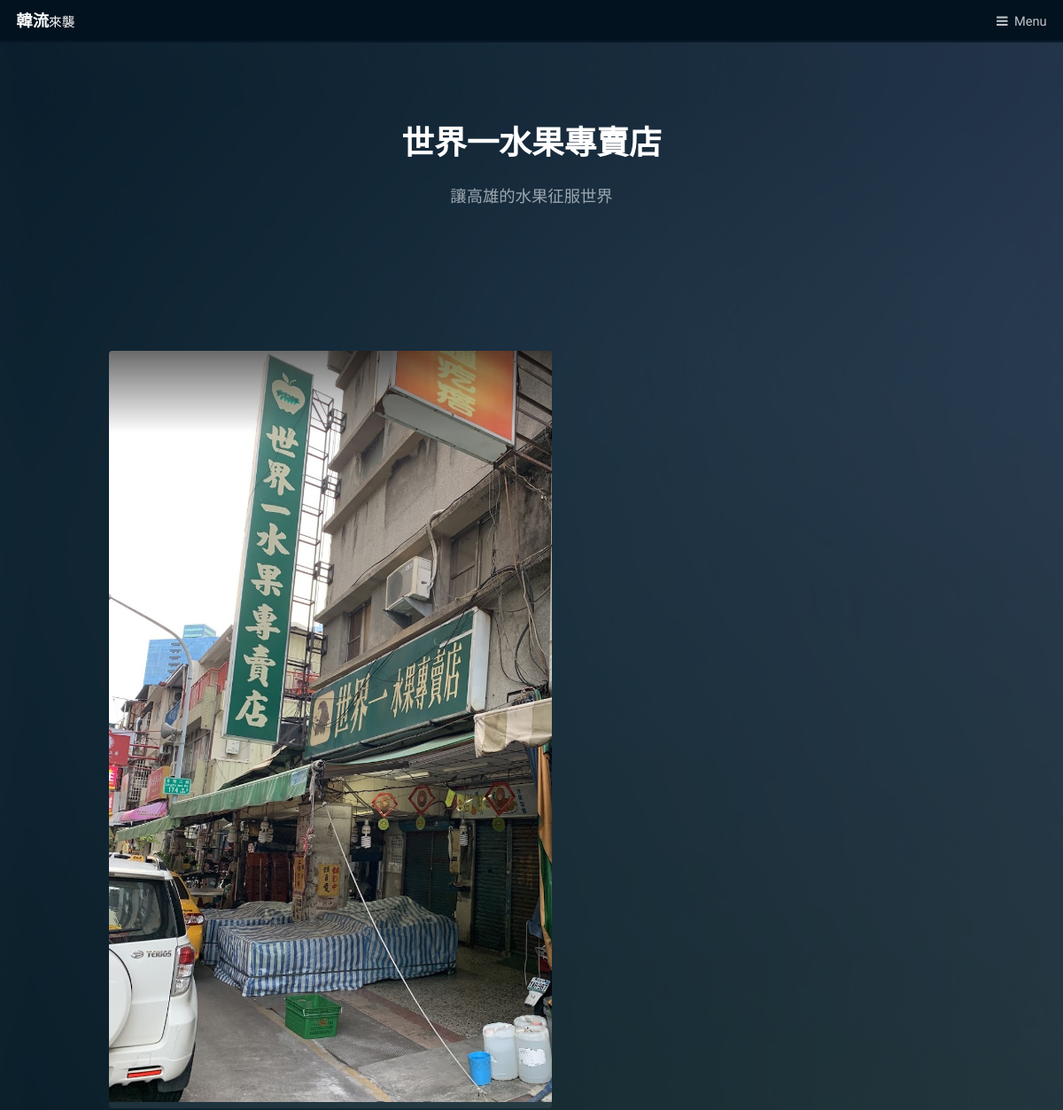
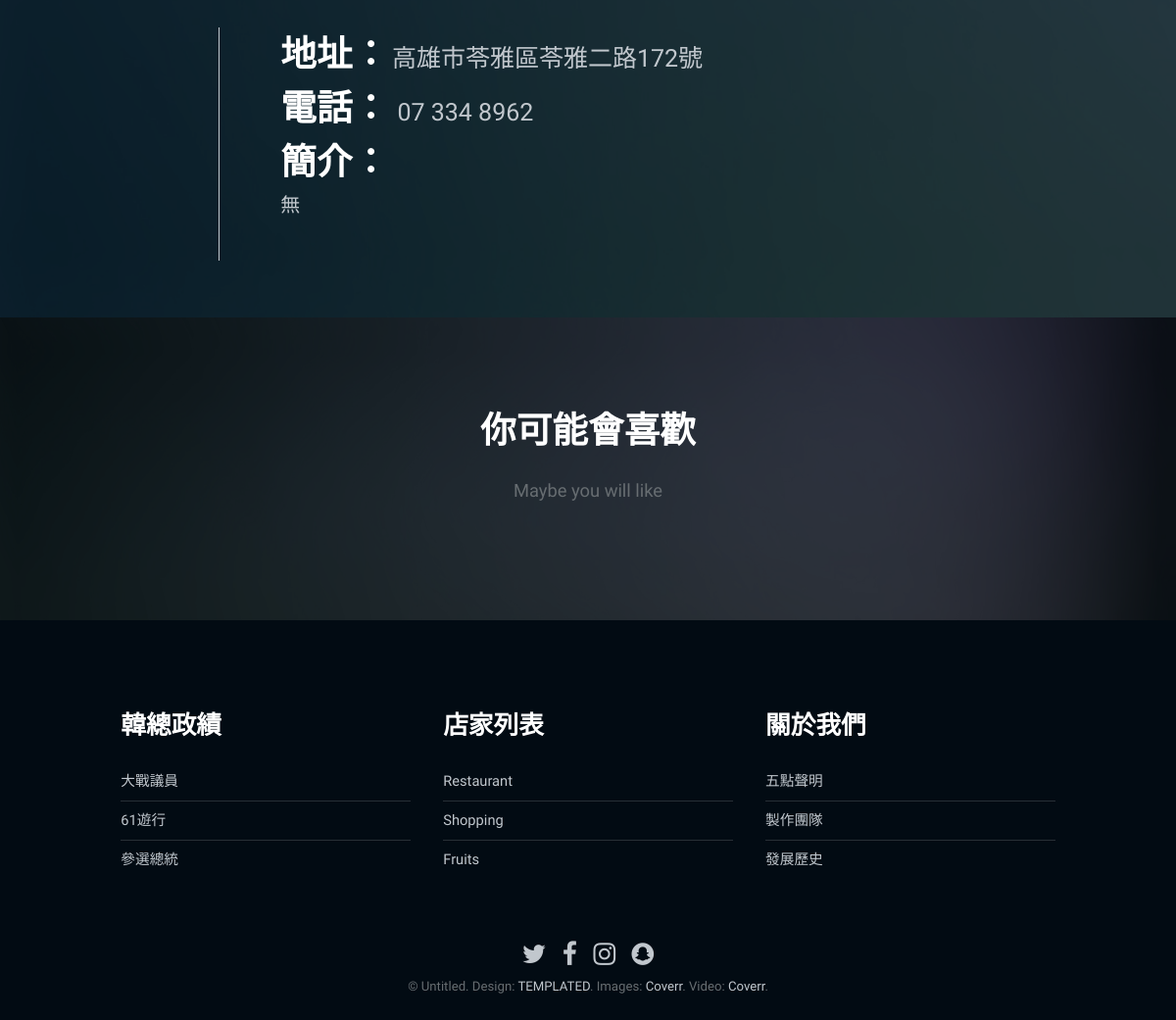
/index/shops/2/, run on the app's committed database (2 pictures, top to bottom).
### index/models.py (models this page shows, shortened)
class Store(models.Model):
    store_name = models.CharField(max_length=100)
    store_introduction=models.TextField(default='')
    store_image=models.ImageField(upload_to='images',null=True,blank=True,width_field="store_image_width", height_field="store_image_height")
    store_image_width = models.IntegerField(default=0)
    store_image_height = models.IntegerField(default=0)
    store_address = models.TextField(default='')
    store_phone= models.CharField(max_length=13)
    store_opening_time = models.TextField(default='')
    introduction_createtime=models.DateTimeField('date published')
    account = models.ForeignKey(Users,on_delete=models.CASCADE)
    class Meta:
        ordering=['-introduction_createtime']

### index/views.py (the view)
# urls.py: url(r'^shops/(?P<pk>[0-9]+)/$',views.StoreView.as_view(),name='store'),
class StoreView(generic.DetailView):
    model=Store
    template_name ='final-web/store.html'
    def get_queryset(self):
        return Store.objects.all()

### index/templates/final-web/store.html (shortened to what this page needs)
<!DOCTYPE HTML>
<html>
	<head>
		{% load static%}
		<link rel="stylesheet" href={% static "assets/css/store.css" %} />
		<link rel="stylesheet" href={% static "assets/css/main.css" %} />
	</head>
	<body class="subpage">
			<header id="header">
				<h1><a href="{% url 'index:index' %}">韓流<span>來襲</span></a></h1>
				<a href="#menu">Menu</a>
			</header>
			<div id="main">
				<section class="wrapper style1">
					<div class="inner">
						<header class="align-center">
							<h2>{{ store.store_name }}</h2>
							<p>讓高雄的水果征服世界</p>
						</header>
						<div class="storeimg">
                            {% if store.store_image %}
							<div class="video">
								<div class="img">
									<img src="{{ store.store_image.url }}" alt="" />
								</div>
							</div>
                            {% endif %}
							<div class="information">
									<div class="infor_text">
										<ul style="list-style:none;">
											<li>
												<h2>地址：</h2>
												<span>{{ store.store_address }}</span>
											</li>
											<li>
												<h2>電話： </h2>
												<span>{{ store.store_phone}}</span>
											</li>
											<li>
												<h2>簡介：</h2>
												<p style="font-size: 20px">
												{{ store.store_introduction }}
												</p>
											</li>
										</ul>
									</div>
								</div>
						</div>
					</div>
				</section>
				<section class="wrapper ">
					<div class="inner">
						<header class="align-center">
							<h2>你可能會喜歡</h2>
							<p>Maybe you will like </p>
						</header>
					</div>
				</section>
			</div>
			<footer id="footer">
				<div class="inner">
					<div class="flex flex-3">
						<div class="col">
							<h3>韓總政績</h3>
							<ul class="alt">
								<li><a href="{% url 'index:fight' %}">大戰議員</a></li>
								<li><a href="#">61遊行</a></li>
								<li><a href="#">參選總統</a></li>
							</ul>
						</div>
						<div class="col">
							<h3>店家列表</h3>
							<ul class="alt">
								<li><a href="#">Restaurant</a></li>
								<li><a href="#">Shopping</a></li>
								<li><a href="#">Fruits</a></li>
							</ul>
						</div>
						<div class="col">
							<h3>關於我們</h3>
							<ul class="alt">
								<li><a href="{% url 'index:statement' %}">五點聲明</a></li>
								<li><a href="#">製作團隊</a></li>
								<li><a href="#">發展歷史</a></li>
							</ul>
						</div>
					</div>
				</div>
				<div class="copyright">
					<ul class="icons">
						<li><a href="#" class="icon fa-twitter"><span class="label">Twitter</span></a></li>
						<li><a href="https://www.facebook.com/groups/1133954320050424/" class="icon fa-facebook"><span class="label">Facebook</span></a></li>
						<li><a href="https://www.instagram.com/vegetable.han/?hl=zh-tw" class="icon fa-instagram"><span class="label">Instagram</span></a></li>
						<li><a href="#" class="icon fa-snapchat"><span class="label">Snapchat</span></a></li>
					</ul>
					&copy; Untitled. Design: <a href="https://templated.co">TEMPLATED</a>. Images: <a href="https://unsplash.com">Coverr</a>. Video: <a href="https://coverr.co">Coverr</a>.
				</div>
			</footer>
			{% load static %}
	</body>
</html>

### index/static/assets/css/store.css (style rules this page uses)
.storeimg { display:inline-block; width: 100%; margin-top :100px; }
.storeimg .video { float: left; }
.storeimg .video .img { height: auto; width: 500px; }
.information { height: auto; width: 570px; margin-left: 100px; border-left: solid 1px; padding-left: 40px; display:inline-block; }
.information .infor_text h2 { display: inline; }
.information span { font-size:25px; }

### data on the page
Store: store_name "世界一水果專賣店", store_image (picture), store_address "高雄市苓雅區苓雅二路172號", store_phone "07 334 8962", store_introduction "無"
